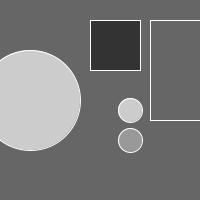
Frame 1 (no input)
Frame 60 (the mouse pressed at the canvas centre just before this capture): identical to frame 1, image omitted
Frame 120 (the mouse held since frame 60 and released just before this capture): identical to frame 1, image omitted

The Processing sketch that drew this single still picture (run headless with seeded random() and noise(); from frame 60 on, the mouse is pressed at the canvas centre):

// Processing sketch: button
// ── button.pde
// All Examples Written by Casey Reas and Ben Fry

// unless otherwise stated.

color currentcolor;



CircleButton circle1, circle2, circle3;

RectButton rect1, rect2;



boolean locked = false;



void setup()

{

  size(200, 200);

  smooth();



  color baseColor = color(102);

  currentcolor = baseColor;



  // Define and create circle button

  color buttoncolor = color(204);

  color highlight = color(153);

  ellipseMode(CENTER);

  circle1 = new CircleButton(30, 100, 100, buttoncolor, highlight);



  // Define and create rectangle button

  buttoncolor = color(204);

  highlight = color(153); 

  circle2 = new CircleButton(130, 110, 24, buttoncolor, highlight);



  // Define and create rectangle button

  buttoncolor = color(153);

  highlight = color(102); 

  circle3 = new CircleButton(130, 140, 24, buttoncolor, highlight);



  // Define and create rectangle button

  buttoncolor = color(102);

  highlight = color(51); 

  rect1 = new RectButton(150, 20, 100, buttoncolor, highlight);



  // Define and create rectangle button

  buttoncolor = color(51);

  highlight = color(0); 

  rect2 = new RectButton(90, 20, 50, buttoncolor, highlight);

}



void draw()

{

  background(currentcolor);

  stroke(255);

  update(mouseX, mouseY);

  circle1.display();

  circle2.display();

  circle3.display();

  rect1.display();

  rect2.display();

}



void update(int x, int y)

{

  if(locked == false) {

    circle1.update();

    circle2.update();

    circle3.update();

    rect1.update();

    rect2.update();

  } 

  else {

    locked = false;

  }



  if(mousePressed) {

    if(circle1.pressed()) {

      currentcolor = circle1.basecolor;

    } 

    else if(circle2.pressed()) {

      currentcolor = circle2.basecolor;

    } 

    else if(circle3.pressed()) {

      currentcolor = circle3.basecolor;

    } 

    else if(rect1.pressed()) {

      currentcolor = rect1.basecolor;

    } 

    else if(rect2.pressed()) {

      currentcolor = rect2.basecolor;

    }

  }

}





class Button

{

  int x, y;

  int size;

  color basecolor, highlightcolor;

  color currentcolor;

  boolean over = false;

  boolean pressed = false;   



  void update() 

  {

    if(over()) {

      currentcolor = highlightcolor;

    } 

    else {

      currentcolor = basecolor;

    }

  }



  boolean pressed() 

  {

    if(over) {

      locked = true;

      return true;

    } 

    else {

      locked = false;

      return false;

    }    

  }



  boolean over() 

  { 

    return true; 

  }



  boolean overRect(int x, int y, int width, int height) 

  {

    if (mouseX >= x && mouseX <= x+width && 

      mouseY >= y && mouseY <= y+height) {

      return true;

    } 

    else {

      return false;

    }

  }



  boolean overCircle(int x, int y, int diameter) 

  {

    float disX = x - mouseX;

    float disY = y - mouseY;

    if(sqrt(sq(disX) + sq(disY)) < diameter/2 ) {

      return true;

    } 

    else {

      return false;

    }

  }



}



class CircleButton extends Button

{ 

  CircleButton(int ix, int iy, int isize, color icolor, color ihighlight) 

  {

    x = ix;

    y = iy;

    size = isize;

    basecolor = icolor;

    highlightcolor = ihighlight;

    currentcolor = basecolor;

  }



  boolean over() 

  {

    if( overCircle(x, y, size) ) {

      over = true;

      return true;

    } 

    else {

      over = false;

      return false;

    }

  }



  void display() 

  {

    stroke(255);

    fill(currentcolor);

    ellipse(x, y, size, size);

  }

}



class RectButton extends Button

{

  RectButton(int ix, int iy, int isize, color icolor, color ihighlight) 

  {

    x = ix;

    y = iy;

    size = isize;

    basecolor = icolor;

    highlightcolor = ihighlight;

    currentcolor = basecolor;

  }



  boolean over() 

  {

    if( overRect(x, y, size, size) ) {

      over = true;

      return true;

    } 

    else {

      over = false;

      return false;

    }

  }



  void display() 

  {

    stroke(255);

    fill(currentcolor);

    rect(x, y, size, size);

  }

}
